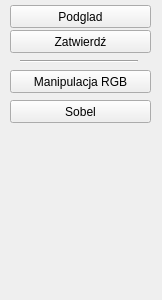
<?xml version="1.0" encoding="UTF-8"?>
<ui version="4.0">
 <class>Wincyj</class>
 <widget class="QDockWidget" name="Wincyj">
  <property name="geometry">
   <rect>
    <x>0</x>
    <y>0</y>
    <width>162</width>
    <height>300</height>
   </rect>
  </property>
  <property name="floating">
   <bool>true</bool>
  </property>
  <property name="features">
   <set>QDockWidget::DockWidgetClosable</set>
  </property>
  <property name="allowedAreas">
   <set>Qt::NoDockWidgetArea</set>
  </property>
  <property name="windowTitle">
   <string>Wincyj</string>
  </property>
  <widget class="QWidget" name="dockWidgetContents">
   <widget class="QPushButton" name="pushButton_manipulacjaRGB">
    <property name="geometry">
     <rect>
      <x>10</x>
      <y>70</y>
      <width>141</width>
      <height>23</height>
     </rect>
    </property>
    <property name="text">
     <string>Manipulacja RGB</string>
    </property>
   </widget>
   <widget class="QPushButton" name="pushButton_Sobel">
    <property name="geometry">
     <rect>
      <x>10</x>
      <y>100</y>
      <width>141</width>
      <height>23</height>
     </rect>
    </property>
    <property name="text">
     <string>Sobel</string>
    </property>
   </widget>
   <widget class="QPushButton" name="pushButton_Podglad">
    <property name="geometry">
     <rect>
      <x>10</x>
      <y>5</y>
      <width>141</width>
      <height>23</height>
     </rect>
    </property>
    <property name="text">
     <string>Podglad</string>
    </property>
   </widget>
   <widget class="QPushButton" name="pushButton_Zatwierdz">
    <property name="geometry">
     <rect>
      <x>10</x>
      <y>30</y>
      <width>141</width>
      <height>23</height>
     </rect>
    </property>
    <property name="text">
     <string>Zatwierdź</string>
    </property>
   </widget>
   <widget class="Line" name="line">
    <property name="geometry">
     <rect>
      <x>20</x>
      <y>60</y>
      <width>118</width>
      <height>3</height>
     </rect>
    </property>
    <property name="orientation">
     <enum>Qt::Horizontal</enum>
    </property>
   </widget>
  </widget>
 </widget>
 <resources/>
 <connections/>
</ui>
